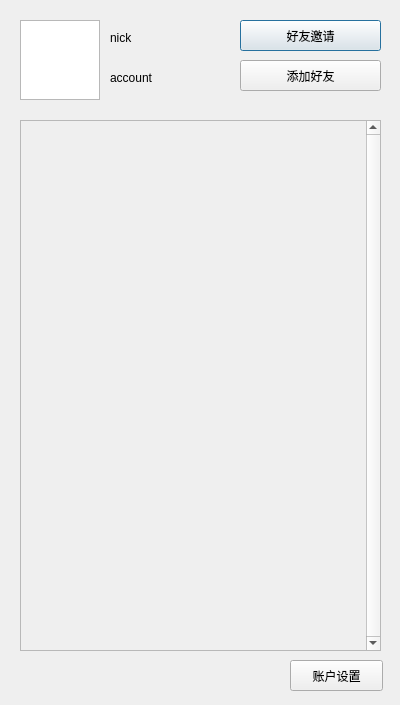
<?xml version="1.0" encoding="UTF-8"?>
<ui version="4.0">
 <class>friWindow</class>
 <widget class="QDialog" name="friWindow">
  <property name="geometry">
   <rect>
    <x>0</x>
    <y>0</y>
    <width>400</width>
    <height>705</height>
   </rect>
  </property>
  <property name="windowTitle">
   <string>Dialog</string>
  </property>
  <widget class="QGraphicsView" name="avatar">
   <property name="geometry">
    <rect>
     <x>20</x>
     <y>20</y>
     <width>80</width>
     <height>80</height>
    </rect>
   </property>
  </widget>
  <widget class="QLabel" name="nick">
   <property name="geometry">
    <rect>
     <x>110</x>
     <y>30</y>
     <width>111</width>
     <height>16</height>
    </rect>
   </property>
   <property name="text">
    <string>nick</string>
   </property>
  </widget>
  <widget class="QLabel" name="account">
   <property name="geometry">
    <rect>
     <x>110</x>
     <y>70</y>
     <width>72</width>
     <height>15</height>
    </rect>
   </property>
   <property name="text">
    <string>account</string>
   </property>
  </widget>
  <widget class="QPushButton" name="friendInvite">
   <property name="geometry">
    <rect>
     <x>240</x>
     <y>20</y>
     <width>141</width>
     <height>31</height>
    </rect>
   </property>
   <property name="text">
    <string>好友邀请</string>
   </property>
  </widget>
  <widget class="QPushButton" name="addFriend">
   <property name="geometry">
    <rect>
     <x>240</x>
     <y>60</y>
     <width>141</width>
     <height>31</height>
    </rect>
   </property>
   <property name="text">
    <string>添加好友</string>
   </property>
  </widget>
  <widget class="QPushButton" name="setting">
   <property name="geometry">
    <rect>
     <x>290</x>
     <y>660</y>
     <width>93</width>
     <height>31</height>
    </rect>
   </property>
   <property name="text">
    <string>账户设置</string>
   </property>
  </widget>
  <widget class="QScrollArea" name="scrollArea">
   <property name="geometry">
    <rect>
     <x>20</x>
     <y>120</y>
     <width>361</width>
     <height>531</height>
    </rect>
   </property>
   <property name="sizePolicy">
    <sizepolicy hsizetype="Expanding" vsizetype="Expanding">
     <horstretch>0</horstretch>
     <verstretch>0</verstretch>
    </sizepolicy>
   </property>
   <property name="verticalScrollBarPolicy">
    <enum>Qt::ScrollBarAlwaysOn</enum>
   </property>
   <property name="horizontalScrollBarPolicy">
    <enum>Qt::ScrollBarAlwaysOff</enum>
   </property>
   <property name="sizeAdjustPolicy">
    <enum>QAbstractScrollArea::AdjustToContentsOnFirstShow</enum>
   </property>
   <property name="widgetResizable">
    <bool>true</bool>
   </property>
   <widget class="QWidget" name="scrollAreaWidgetContents">
    <property name="geometry">
     <rect>
      <x>0</x>
      <y>0</y>
      <width>338</width>
      <height>529</height>
     </rect>
    </property>
    <widget class="QWidget" name="verticalLayoutWidget">
     <property name="geometry">
      <rect>
       <x>9</x>
       <y>9</y>
       <width>321</width>
       <height>511</height>
      </rect>
     </property>
     <layout class="QVBoxLayout" name="friList"/>
    </widget>
   </widget>
  </widget>
 </widget>
 <resources/>
 <connections/>
</ui>
